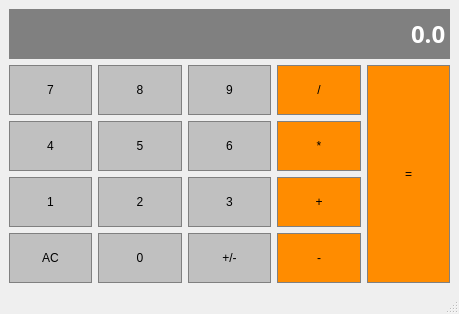
<?xml version="1.0" encoding="UTF-8"?>
<ui version="4.0">
 <class>calculator</class>
 <widget class="QMainWindow" name="calculator">
  <property name="geometry">
   <rect>
    <x>0</x>
    <y>0</y>
    <width>459</width>
    <height>314</height>
   </rect>
  </property>
  <property name="sizePolicy">
   <sizepolicy hsizetype="Preferred" vsizetype="Expanding">
    <horstretch>0</horstretch>
    <verstretch>0</verstretch>
   </sizepolicy>
  </property>
  <property name="windowTitle">
   <string>calculator</string>
  </property>
  <widget class="QWidget" name="centralwidget">
   <layout class="QGridLayout" name="gridLayout_2">
    <item row="1" column="0">
     <widget class="QPushButton" name="Button7">
      <property name="sizePolicy">
       <sizepolicy hsizetype="Preferred" vsizetype="Expanding">
        <horstretch>0</horstretch>
        <verstretch>0</verstretch>
       </sizepolicy>
      </property>
      <property name="styleSheet">
       <string notr="true">QPushButton{
  background-color: #C0C0C0;
  border: 1px solid gray;
  padding: 5px;
}

QPushButton:pressed{
  background-color: #A9A9A9;
  border: 1px solid gray;
  padding: 5px;
}</string>
      </property>
      <property name="text">
       <string>7</string>
      </property>
     </widget>
    </item>
    <item row="3" column="0">
     <widget class="QPushButton" name="Button1">
      <property name="sizePolicy">
       <sizepolicy hsizetype="Preferred" vsizetype="Expanding">
        <horstretch>0</horstretch>
        <verstretch>0</verstretch>
       </sizepolicy>
      </property>
      <property name="styleSheet">
       <string notr="true">QPushButton{
  background-color: #C0C0C0;
  border: 1px solid gray;
  padding: 5px;
}

QPushButton:pressed{
  background-color: #A9A9A9;
  border: 1px solid gray;
  padding: 5px;
}</string>
      </property>
      <property name="text">
       <string>1</string>
      </property>
     </widget>
    </item>
    <item row="4" column="2">
     <widget class="QPushButton" name="ChangeSign">
      <property name="sizePolicy">
       <sizepolicy hsizetype="Preferred" vsizetype="Expanding">
        <horstretch>0</horstretch>
        <verstretch>0</verstretch>
       </sizepolicy>
      </property>
      <property name="styleSheet">
       <string notr="true">QPushButton{
  background-color: #C0C0C0;
  border: 1px solid gray;
  padding: 5px;
}

QPushButton:pressed{
  background-color: #A9A9A9;
  border: 1px solid gray;
  padding: 5px;
}</string>
      </property>
      <property name="text">
       <string>+/-</string>
      </property>
     </widget>
    </item>
    <item row="4" column="3">
     <widget class="QPushButton" name="Subtract">
      <property name="sizePolicy">
       <sizepolicy hsizetype="Preferred" vsizetype="Expanding">
        <horstretch>0</horstretch>
        <verstretch>0</verstretch>
       </sizepolicy>
      </property>
      <property name="styleSheet">
       <string notr="true">QPushButton{
  background-color: #FF8C00;
  border: 1px solid gray;
  padding: 5px;
}

QPushButton:pressed{
  background-color: #A9A9A9;
  border: 1px solid gray;
  padding: 5px;
}</string>
      </property>
      <property name="text">
       <string>-</string>
      </property>
     </widget>
    </item>
    <item row="2" column="2">
     <widget class="QPushButton" name="Button6">
      <property name="sizePolicy">
       <sizepolicy hsizetype="Preferred" vsizetype="Expanding">
        <horstretch>0</horstretch>
        <verstretch>0</verstretch>
       </sizepolicy>
      </property>
      <property name="styleSheet">
       <string notr="true">QPushButton{
  background-color: #C0C0C0;
  border: 1px solid gray;
  padding: 5px;
}

QPushButton:pressed{
  background-color: #A9A9A9;
  border: 1px solid gray;
  padding: 5px;
}</string>
      </property>
      <property name="text">
       <string>6</string>
      </property>
     </widget>
    </item>
    <item row="1" column="3">
     <widget class="QPushButton" name="Divide">
      <property name="sizePolicy">
       <sizepolicy hsizetype="Preferred" vsizetype="Expanding">
        <horstretch>0</horstretch>
        <verstretch>0</verstretch>
       </sizepolicy>
      </property>
      <property name="styleSheet">
       <string notr="true">QPushButton{
  background-color: #FF8C00;
  border: 1px solid gray;
  padding: 5px;
}

QPushButton:pressed{
  background-color: #A9A9A9;
  border: 1px solid gray;
  padding: 5px;
}</string>
      </property>
      <property name="text">
       <string>/</string>
      </property>
     </widget>
    </item>
    <item row="1" column="1">
     <widget class="QPushButton" name="Button8">
      <property name="sizePolicy">
       <sizepolicy hsizetype="Preferred" vsizetype="Expanding">
        <horstretch>0</horstretch>
        <verstretch>0</verstretch>
       </sizepolicy>
      </property>
      <property name="styleSheet">
       <string notr="true">QPushButton{
  background-color: #C0C0C0;
  border: 1px solid gray;
  padding: 5px;
}

QPushButton:pressed{
  background-color: #A9A9A9;
  border: 1px solid gray;
  padding: 5px;
}</string>
      </property>
      <property name="text">
       <string>8</string>
      </property>
     </widget>
    </item>
    <item row="0" column="0" colspan="5">
     <widget class="QLineEdit" name="Display">
      <property name="sizePolicy">
       <sizepolicy hsizetype="Preferred" vsizetype="Expanding">
        <horstretch>0</horstretch>
        <verstretch>0</verstretch>
       </sizepolicy>
      </property>
      <property name="font">
       <font>
        <family>Ubuntu Mono</family>
        <pointsize>18</pointsize>
        <weight>75</weight>
        <bold>true</bold>
       </font>
      </property>
      <property name="styleSheet">
       <string notr="true">QLineEdit{
  background-color: gray;
  border: 1px solid gray;
  color: #ffffff;
}</string>
      </property>
      <property name="text">
       <string>0.0</string>
      </property>
      <property name="alignment">
       <set>Qt::AlignRight|Qt::AlignTrailing|Qt::AlignVCenter</set>
      </property>
     </widget>
    </item>
    <item row="3" column="3">
     <widget class="QPushButton" name="Add">
      <property name="sizePolicy">
       <sizepolicy hsizetype="Preferred" vsizetype="Expanding">
        <horstretch>0</horstretch>
        <verstretch>0</verstretch>
       </sizepolicy>
      </property>
      <property name="styleSheet">
       <string notr="true">QPushButton{
  background-color: #FF8C00;
  border: 1px solid gray;
  padding: 5px;
}

QPushButton:pressed{
  background-color: #A9A9A9;
  border: 1px solid gray;
  padding: 5px;
}</string>
      </property>
      <property name="text">
       <string>+</string>
      </property>
     </widget>
    </item>
    <item row="2" column="0">
     <widget class="QPushButton" name="Button4">
      <property name="sizePolicy">
       <sizepolicy hsizetype="Preferred" vsizetype="Expanding">
        <horstretch>0</horstretch>
        <verstretch>0</verstretch>
       </sizepolicy>
      </property>
      <property name="styleSheet">
       <string notr="true">QPushButton{
  background-color: #C0C0C0;
  border: 1px solid gray;
  padding: 5px;
}

QPushButton:pressed{
  background-color: #A9A9A9;
  border: 1px solid gray;
  padding: 5px;
}</string>
      </property>
      <property name="text">
       <string>4</string>
      </property>
     </widget>
    </item>
    <item row="4" column="1">
     <widget class="QPushButton" name="Button0">
      <property name="sizePolicy">
       <sizepolicy hsizetype="Preferred" vsizetype="Expanding">
        <horstretch>0</horstretch>
        <verstretch>0</verstretch>
       </sizepolicy>
      </property>
      <property name="styleSheet">
       <string notr="true">QPushButton{
  background-color: #C0C0C0;
  border: 1px solid gray;
  padding: 5px;
}

QPushButton:pressed{
  background-color: #A9A9A9;
  border: 1px solid gray;
  padding: 5px;
}</string>
      </property>
      <property name="text">
       <string>0</string>
      </property>
     </widget>
    </item>
    <item row="2" column="3">
     <widget class="QPushButton" name="Multiply">
      <property name="sizePolicy">
       <sizepolicy hsizetype="Preferred" vsizetype="Expanding">
        <horstretch>0</horstretch>
        <verstretch>0</verstretch>
       </sizepolicy>
      </property>
      <property name="styleSheet">
       <string notr="true">QPushButton{
  background-color: #FF8C00;
  border: 1px solid gray;
  padding: 5px;
}

QPushButton:pressed{
  background-color: #A9A9A9;
  border: 1px solid gray;
  padding: 5px;
}</string>
      </property>
      <property name="text">
       <string>*</string>
      </property>
     </widget>
    </item>
    <item row="3" column="1">
     <widget class="QPushButton" name="Button2">
      <property name="sizePolicy">
       <sizepolicy hsizetype="Preferred" vsizetype="Expanding">
        <horstretch>0</horstretch>
        <verstretch>0</verstretch>
       </sizepolicy>
      </property>
      <property name="styleSheet">
       <string notr="true">QPushButton{
  background-color: #C0C0C0;
  border: 1px solid gray;
  padding: 5px;
}

QPushButton:pressed{
  background-color: #A9A9A9;
  border: 1px solid gray;
  padding: 5px;
}</string>
      </property>
      <property name="text">
       <string>2</string>
      </property>
     </widget>
    </item>
    <item row="1" column="2">
     <widget class="QPushButton" name="Button9">
      <property name="sizePolicy">
       <sizepolicy hsizetype="Preferred" vsizetype="Expanding">
        <horstretch>0</horstretch>
        <verstretch>0</verstretch>
       </sizepolicy>
      </property>
      <property name="styleSheet">
       <string notr="true">QPushButton{
  background-color: #C0C0C0;
  border: 1px solid gray;
  padding: 5px;
}

QPushButton:pressed{
  background-color: #A9A9A9;
  border: 1px solid gray;
  padding: 5px;
}</string>
      </property>
      <property name="text">
       <string>9</string>
      </property>
     </widget>
    </item>
    <item row="3" column="2">
     <widget class="QPushButton" name="Button3">
      <property name="sizePolicy">
       <sizepolicy hsizetype="Preferred" vsizetype="Expanding">
        <horstretch>0</horstretch>
        <verstretch>0</verstretch>
       </sizepolicy>
      </property>
      <property name="styleSheet">
       <string notr="true">QPushButton{
  background-color: #C0C0C0;
  border: 1px solid gray;
  padding: 5px;
}

QPushButton:pressed{
  background-color: #A9A9A9;
  border: 1px solid gray;
  padding: 5px;
}</string>
      </property>
      <property name="text">
       <string>3</string>
      </property>
     </widget>
    </item>
    <item row="4" column="0">
     <widget class="QPushButton" name="Clear">
      <property name="sizePolicy">
       <sizepolicy hsizetype="Preferred" vsizetype="Expanding">
        <horstretch>0</horstretch>
        <verstretch>0</verstretch>
       </sizepolicy>
      </property>
      <property name="styleSheet">
       <string notr="true">QPushButton{
  background-color: #C0C0C0;
  border: 1px solid gray;
  padding: 5px;
}

QPushButton:pressed{
  background-color: #A9A9A9;
  border: 1px solid gray;
  padding: 5px;
}</string>
      </property>
      <property name="text">
       <string>AC</string>
      </property>
     </widget>
    </item>
    <item row="2" column="1">
     <widget class="QPushButton" name="Button5">
      <property name="sizePolicy">
       <sizepolicy hsizetype="Preferred" vsizetype="Expanding">
        <horstretch>0</horstretch>
        <verstretch>0</verstretch>
       </sizepolicy>
      </property>
      <property name="styleSheet">
       <string notr="true">QPushButton{
  background-color: #C0C0C0;
  border: 1px solid gray;
  padding: 5px;
}

QPushButton:pressed{
  background-color: #A9A9A9;
  border: 1px solid gray;
  padding: 5px;
}</string>
      </property>
      <property name="text">
       <string>5</string>
      </property>
     </widget>
    </item>
    <item row="1" column="4" rowspan="4">
     <widget class="QPushButton" name="Equals">
      <property name="sizePolicy">
       <sizepolicy hsizetype="Preferred" vsizetype="Expanding">
        <horstretch>0</horstretch>
        <verstretch>0</verstretch>
       </sizepolicy>
      </property>
      <property name="styleSheet">
       <string notr="true">QPushButton{
  background-color: #FF8C00;
  border: 1px solid gray;
  padding: 5px;
}

QPushButton:pressed{
  background-color: #A9A9A9;
  border: 1px solid gray;
  padding: 5px;
}</string>
      </property>
      <property name="text">
       <string>=</string>
      </property>
     </widget>
    </item>
   </layout>
  </widget>
  <widget class="QMenuBar" name="menubar">
   <property name="geometry">
    <rect>
     <x>0</x>
     <y>0</y>
     <width>459</width>
     <height>22</height>
    </rect>
   </property>
  </widget>
  <widget class="QStatusBar" name="statusbar"/>
 </widget>
 <resources/>
 <connections/>
</ui>
